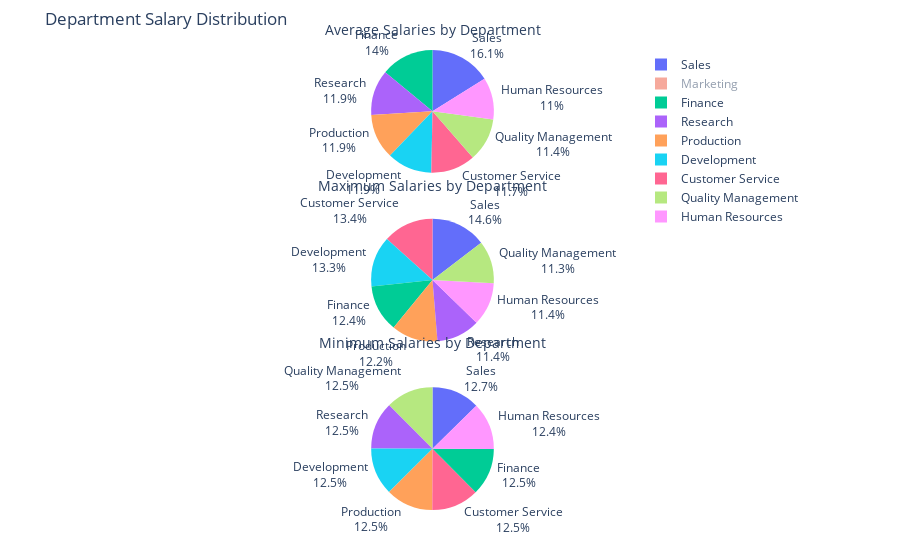

This figure's notebook cell:
### Code cell
# Create subplots for three pie charts stacked vertically
fig = make_subplots(
    rows=3, cols=1,  # 3 rows, 1 column
    specs=[[{'type': 'domain'}],  # Each row contains a single pie chart
           [{'type': 'domain'}],
           [{'type': 'domain'}]],
    subplot_titles=[
        "Average Salaries by Department",
        "Maximum Salaries by Department",
        "Minimum Salaries by Department"
    ],
    vertical_spacing=0.10  # Adjust spacing between rows
)

# Add pie chart for average salaries (1st row)
fig.add_trace(
    go.Pie(labels=df2['dept_name'], values=df2['dept avg sal'], name='Avg Salary'),
    row=1, col=1
)

# Add pie chart for maximum salaries (2nd row)
fig.add_trace(
    go.Pie(labels=df2['dept_name'], values=df2['dept max sal'], name='Max Salary'),
    row=2, col=1
)

# Add pie chart for minimum salaries (3rd row)
fig.add_trace(
    go.Pie(labels=df2['dept_name'], values=df2['dept min sal'], name='Min Salary'),
    row=3, col=1
)

# Customize layout
fig.update_traces(textinfo='percent+label', hoverinfo='label+value')

# Adjust layout to fix overlap
fig.update_layout(
    title_text="Department Salary Distribution",
    height=1400,  # Further increase chart height
    margin=dict(t=50, b=50),  # Adjust top and bottom margins
    showlegend=True,
    annotations=[
        dict(
            text="Average Salaries by Department",
            x=0.5, y=1.02, showarrow=False, xref="paper", yref="paper", font=dict(size=14)
        ),
        dict(
            text="Maximum Salaries by Department",
            x=0.5, y=0.68, showarrow=False, xref="paper", yref="paper", font=dict(size=14)
        ),
        dict(
            text="Minimum Salaries by Department",
            x=0.5, y=0.34, showarrow=False, xref="paper", yref="paper", font=dict(size=14)
        ),
    ]
)

# Show plot
fig.show()

### Figure 1 — Plotly figure (JSON) as saved in the notebook; plotly's stock layout.template omitted (floating-point values rounded to 4 significant figures)
{"data": [{"domain": {"x": [0, 1], "y": [0.7333, 1]}, "hoverinfo": "label+value", "labels": ["Sales", "Production", "Human Resources", "Finance", "Marketing", "Customer Service", "Research", "Development", "Quality Management"], "name": "Avg Salary", "textinfo": "percent+label", "type": "pie", "values": [80780.0, 59540.0, 55350.0, 70160.0, 71900.0, 58760.0, 59870.0, 59500.0, 57290.0]}, {"domain": {"x": [0, 1], "y": [0.3667, 0.6333]}, "hoverinfo": "label+value", "labels": ["Sales", "Production", "Human Resources", "Finance", "Marketing", "Customer Service", "Research", "Development", "Quality Management"], "name": "Max Salary", "textinfo": "percent+label", "type": "pie", "values": [158220, 132552, 123674, 134662, 143644, 144866, 124181, 144434, 122376]}, {"domain": {"x": [0, 1], "y": [0, 0.2667]}, "hoverinfo": "label+value", "labels": ["Sales", "Production", "Human Resources", "Finance", "Marketing", "Customer Service", "Research", "Development", "Quality Management"], "name": "Min Salary", "textinfo": "percent+label", "type": "pie", "values": [39427, 38836, 38735, 38812, 39127, 38836, 38851, 38850, 38928]}], "layout": {"annotations": [{"font": {"size": 14}, "showarrow": false, "text": "Average Salaries by Department", "x": 0.5, "xanchor": "center", "xref": "paper", "y": 1.02, "yanchor": "bottom", "yref": "paper"}, {"font": {"size": 14}, "showarrow": false, "text": "Maximum Salaries by Department", "x": 0.5, "xanchor": "center", "xref": "paper", "y": 0.68, "yanchor": "bottom", "yref": "paper"}, {"font": {"size": 14}, "showarrow": false, "text": "Minimum Salaries by Department", "x": 0.5, "xanchor": "center", "xref": "paper", "y": 0.34, "yanchor": "bottom", "yref": "paper"}], "autosize": true, "hiddenlabels": ["Marketing"], "margin": {"b": 50, "t": 50}, "showlegend": true, "title": {"text": "Department Salary Distribution"}}}
